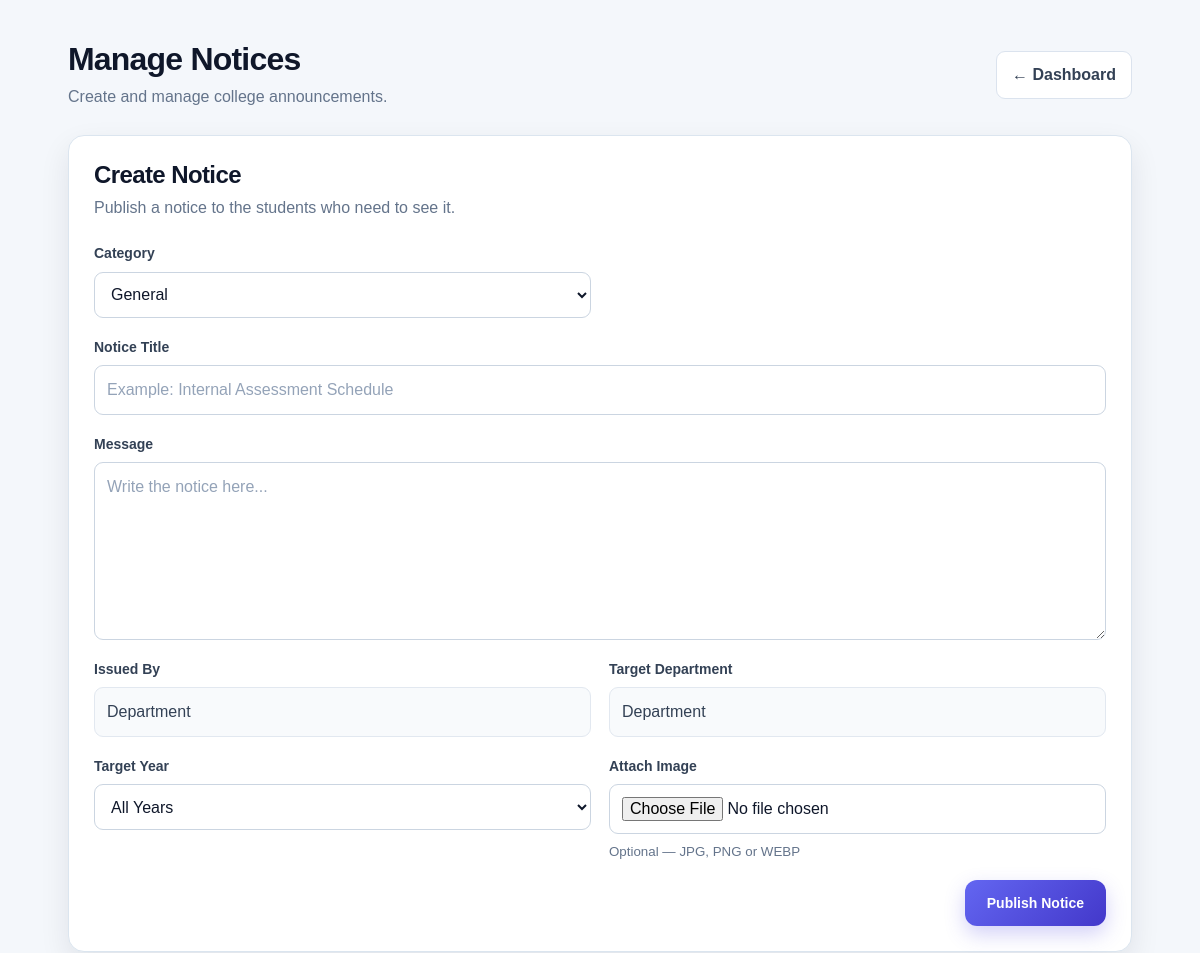
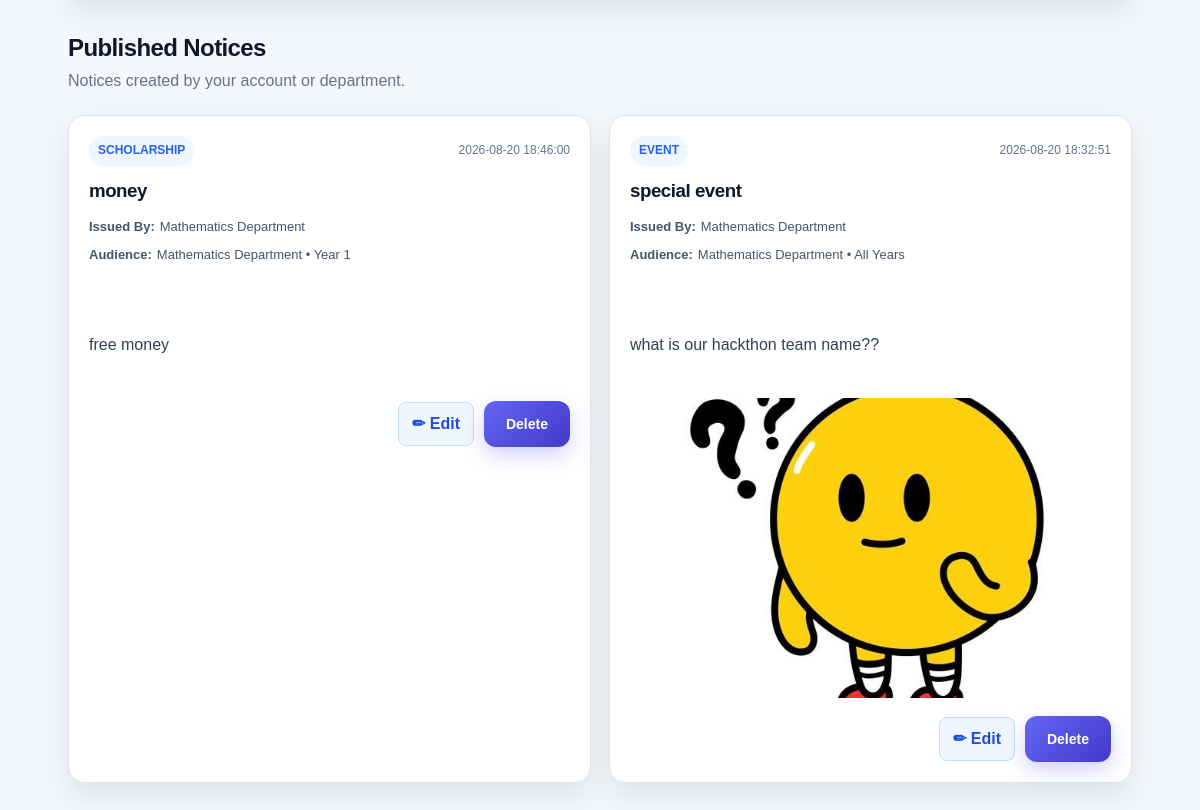
Screenshot of /admin/notices (signed in) with the database file from the repository (2 pictures, top to bottom).
### tables this page shows
CREATE TABLE notices (

            notice_id INTEGER PRIMARY KEY AUTOINCREMENT,

            title TEXT NOT NULL,

            message TEXT NOT NULL,

            image TEXT,

            target_year INTEGER,

            department_id INTEGER,

            created_by TEXT,

            created_at TEXT DEFAULT CURRENT_TIMESTAMP, category
            TEXT DEFAULT 'General', issued_department_id
            INTEGER, target_department_id
            INTEGER, is_pinned
            INTEGER DEFAULT 0,

            FOREIGN KEY (department_id)
            REFERENCES departments(department_id),

            FOREIGN KEY (created_by)
            REFERENCES admins(admin_id)
        );

CREATE TABLE departments (

            department_id INTEGER PRIMARY KEY AUTOINCREMENT,

            name TEXT UNIQUE NOT NULL,

            description TEXT,

            hod_name TEXT,

            hod_email TEXT,

            hod_phone TEXT,

            department_location TEXT
        );

### app.py (the view, shortened to what this page needs)
@app.route(
    "/admin/notices",
    methods=["GET", "POST"]
)
def manage_notices():
    if session.get("user_type") != "admin":
        return redirect(
            url_for("login")
        )
    role = session.get("role")
    department_id = session.get(
        "department_id"
    )
    department_name = session.get(
        "department_name"
    )
    admin_id = session.get(
        "admin_id"
    )
    categories = [
        "General",
        "Academic",
        "Exam",
        "Event",
        "Urgent",
        "Scholarship"
    ]
    departments = get_all_departments()
    notices = get_notices_for_admin(
        role,
        department_id
    )
    return render_template(
        "manage_notices.html",
        notices=notices,
        departments=departments,
        categories=categories,
        role=role,
        department_id=department_id,
        department_name=department_name
    )

### app.py (called while the page is built)
@app.context_processor
def inject_app_name():
    return {
        "app_name": app.config["APP_NAME"]
    }

### database/database.py (called while the page is built)
def connect_database():
    os.makedirs(
        DATA_DIR,
        exist_ok=True
    )
    connection = sqlite3.connect(
        DB_PATH
    )
    connection.row_factory = sqlite3.Row
    connection.execute(
        "PRAGMA foreign_keys = ON"
    )
    return connection

def get_all_departments():
    connection = connect_database()
    cursor = connection.cursor()
    cursor.execute("""
        SELECT *

        FROM departments

        ORDER BY name
    """)
    departments = cursor.fetchall()
    connection.close()
    return departments

### templates/manage_notices.html (shortened to what this page needs)
<!DOCTYPE html>
<html lang="en">
<head>
    <link
        rel="stylesheet"
        href="{{ url_for('static', filename='css/style.css') }}?v=600"
    >
</head>
<body class="notice-admin-body">
<div class="notice-admin-container">
    <div class="notice-admin-header">
        <div>
            <h1>
                Manage Notices
            </h1>
            <p>
                Create and manage college announcements.
            </p>
        </div>
        <a
            href="{{ url_for('admin_dashboard') }}"
            class="notice-back-button"
        >
            ← Dashboard
        </a>
    </div>
    <section class="notice-create-card">
        <div class="notice-section-title">
            <h2>
                Create Notice
            </h2>
            <p>
                Publish a notice to the students who need to see it.
            </p>
        </div>
        <form
            method="POST"
            enctype="multipart/form-data"
            class="notice-form"
        >
            <div class="notice-form-group">
                <label for="category">
                    Category
                </label>
                <select
                    id="category"
                    name="category"
                    required
                >
                    {% for category in categories %}
                        <option value="{{ category }}">
                            {{ category }}
                        </option>
                    {% endfor %}
                </select>
            </div>
            <div class="notice-form-group notice-full-width">
                <label for="title">
                    Notice Title
                </label>
                <input
                    type="text"
                    id="title"
                    name="title"
                    placeholder="Example: Internal Assessment Schedule"
                    required
                >
            </div>
            <div class="notice-form-group notice-full-width">
                <label for="message">
                    Message
                </label>
                <textarea
                    id="message"
                    name="message"
                    rows="6"
                    placeholder="Write the notice here..."
                    required
                ></textarea>
            </div>
            <div class="notice-form-group">
                <label>
                    Issued By
                </label>
                {% if role == "department_admin" %}
                    <div class="notice-fixed-value">
                        Department
                    </div>
                {% else %}
                    <div class="notice-fixed-value">
                        College Administration
                    </div>
                {% endif %}
            </div>
            <div class="notice-form-group">
                <label>
                    Target Department
                </label>
                {% if role == "department_admin" %}
                    <div class="notice-fixed-value">
                        Department
                    </div>
                {% endif %}
            </div>
            <div class="notice-form-group">
                <label for="target_year">
                    Target Year
                </label>
                <select
                    id="target_year"
                    name="target_year"
                >
                    <option value="">
                        All Years
                    </option>
                </select>
            </div>
            <div class="notice-form-group">
                <label for="noticeImage">
                    Attach Image
                </label>
                <input
                    type="file"
                    id="noticeImage"
                    name="image"
                    accept="image/png,image/jpeg,image/webp"
                >
                <small class="notice-form-help">
                    Optional — JPG, PNG or WEBP
                </small>
            </div>
            <div class="notice-form-actions notice-full-width">
                <button
                    type="submit"
                    class="notice-publish-button"
                >
                    Publish Notice
                </button>
            </div>
        </form>
    </section>
    <section class="published-notices-section">
        <div class="notice-section-title">
            <h2>
                Published Notices
            </h2>
            <p>
                Notices created by your account or department.
            </p>
        </div>
        {% if notices %}
            <div class="published-notice-grid">
                {% for notice in notices %}
                    <article class="published-notice-card">
                        <div class="published-notice-top">
                            <span class="notice-category-badge">
                                {{ notice["category"] or "General" }}
                            </span>
                            <span class="notice-date">
                                {{ notice["created_at"] }}
                            </span>
                        </div>
                        <h3>
                            {{ notice["title"] }}
                        </h3>
                        <div class="notice-meta-row">
                            <strong>
                                Issued By:
                            </strong>
                            {% if notice["issued_department_name"] %}
                                <span>
                                    {{
                                        notice[
                                            "issued_department_name"
                                        ]
                                    }}
                                    Department
                                </span>
                            {% else %}
                                <span>
                                    College Administration
                                </span>
                            {% endif %}
                        </div>
                        <div class="notice-meta-row">
                            <strong>
                                Audience:
                            </strong>
                            <span>
                                {% if notice["target_department_name"] %}
                                    {{
                                        notice[
                                            "target_department_name"
                                        ]
                                    }}
                                    Department
                                {% else %}
                                    All Departments
                                {% endif %}
                                {% if notice["target_year"] %}
                                    •
                                    Year
                                    {{ notice["target_year"] }}
                                {% else %}
                                    • All Years
                                {% endif %}
                            </span>
                        </div>
                        <p class="published-notice-message">
                            {{ notice["message"] }}
                        </p>
                        {% if notice["image"] %}
                            <img
                                src="{{
                                    url_for(
                                        'static',
                                        filename=
                                        'uploads/notices/'
                                        +
                                        notice['image']
                                    )
                                }}"
                                class="published-notice-image"
                                alt="Notice attachment"
                            >
                        {% endif %}
                        <div class="published-notice-actions">
    <a
        href="{{
            url_for(
                'edit_notice',
                notice_id=notice['notice_id']
            )
        }}"
        class="notice-edit-button"
    >
        ✏ Edit
    </a>
    <form
        method="POST"
        action="{{
            url_for(
                'delete_admin_notice',
                notice_id=notice['notice_id']
            )
        }}"
    >
        <button
            type="submit"
            class="notice-delete-button"
        >
            Delete
        </button>
    </form>
</div>
                    </article>
                {% endfor %}
            </div>
        {% endif %}
    </section>
</div>
</body>
</html>

### rows the page displays
notices: category "SCHOLARSHIP", created_at "2026-08-20 18:46:00", title "money", name "Mathematics", target_year "1", message "free money"
notices: category "EVENT", created_at "2026-08-20 18:32:51", title "special event", name "Mathematics", shows "• All Years", message "what is our hackthon team name??", image (picture)

### other values shown
form field category "General"
